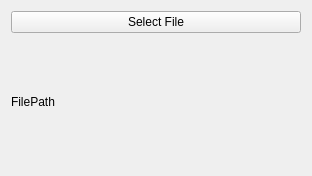
<?xml version="1.0" encoding="UTF-8"?>
<ui version="4.0">
 <class>Config</class>
 <widget class="QWidget" name="Config">
  <property name="geometry">
   <rect>
    <x>0</x>
    <y>0</y>
    <width>312</width>
    <height>176</height>
   </rect>
  </property>
  <property name="windowTitle">
   <string>Form</string>
  </property>
  <layout class="QVBoxLayout" name="verticalLayout">
   <item>
    <widget class="QPushButton" name="m_selectFileButton">
     <property name="text">
      <string>Select File</string>
     </property>
    </widget>
   </item>
   <item>
    <widget class="QLabel" name="m_filePath">
     <property name="text">
      <string>FilePath</string>
     </property>
    </widget>
   </item>
  </layout>
 </widget>
 <resources/>
 <connections/>
</ui>
